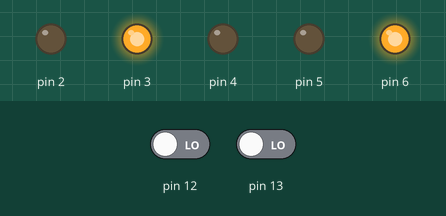
Simulated run of this sketch. Board: Arduino Uno, built with avr-gcc and run on an emulated ATmega328P. Shown: output pins drawn as LEDs (lit = HIGH). The inputs (shaded band) are chosen by the test bench; at power-on: pin 12 LOW, pin 13 LOW.

Above: at 1.2 s.
1.3 s: pin 12 driven HIGH
At 2.5 s:
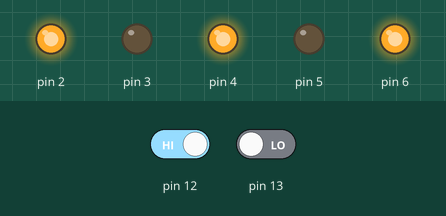
2.8 s: pin 13 driven HIGH
At 3.8 s:
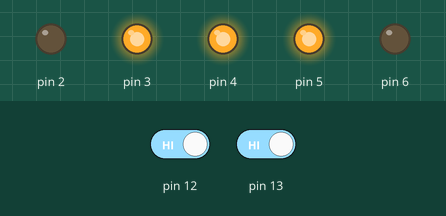
4.3 s: pin 12 driven LOW
At 4.9 s:
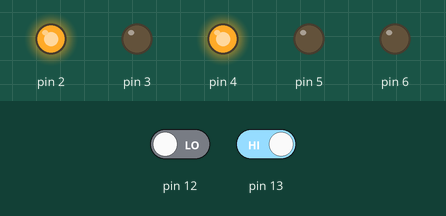
7.3 s: pin 13 driven LOW
At 8.4 s:
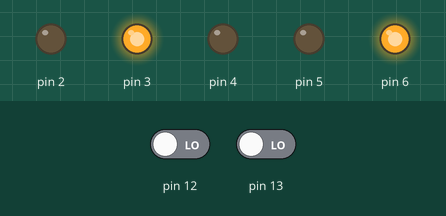
Timing chart, 0 to 9.8 s (numbered marks = the images above; inputs shaded):
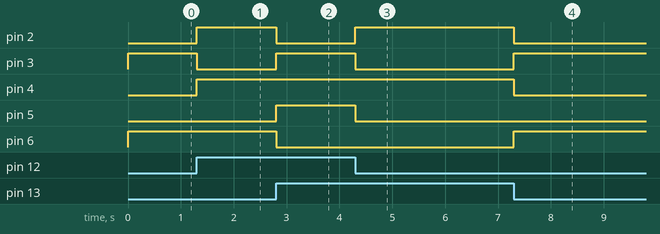

The sketch:

switchCode.ino
```cpp
//for Ans 1
int NOT=6, AND=5, OR=4, XNOR=3, XOR=2;
byte a,b;
//for Ans 2
int x,y=0;
void add();

void setup() {
  // put your setup code here, to run once:
  Serial.begin(9600);

  pinMode(13,INPUT);
  pinMode(12,INPUT);

  for (int i=2; i<=6; i++){
    pinMode(i,OUTPUT);
  }
}

void loop() {
 add();
  a=digitalRead(13);
  b=digitalRead(12);

  //NOT
  digitalWrite(6,!(a));
  //AND
  digitalWrite(5,a&b);
  //OR
  digitalWrite(4,a|b);
  //XNOR
  digitalWrite(3,!(a^b));
  //XOR
  digitalWrite(2,a^b);
}


void add(){
    if (Serial.available() > 0) {
    x = Serial.read();
    Serial.println(x-48,DEC);
    y+=int(x-48);
    Serial.print("Ans = ");
    Serial.println(y,DEC);
  }
}
```

Measured:
- after the input at 1.3 s, pin 2, pin 4: LOW → HIGH at once; pin 3: HIGH → LOW at once
- after the input at 2.8 s, pin 2, pin 6: HIGH → LOW at once; pin 3, pin 5: LOW → HIGH at once
- after the input at 4.3 s, pin 2: LOW → HIGH at once; pin 3, pin 5: HIGH → LOW at once
- after the input at 7.3 s, pin 2, pin 4: HIGH → LOW at once; pin 3, pin 6: LOW → HIGH at once
